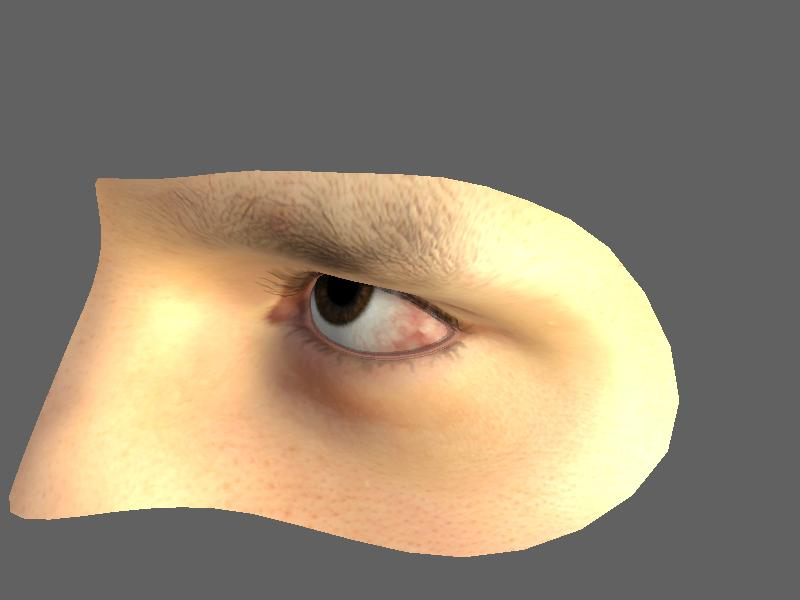
#> input picture 1.jpg, 800 x 600 px, given in place of the camera
$ python distance.py
#> lines starting #> are read from the running program, lines starting #| are printed output that depends on the picture; after the words box and inside, x2 and y2 are one past the last pixel; in counts of white or black regions, pixels touching at a corner belong together
import cv2
import numpy as np

win_width = 960
win_height = 600
mid_width = int(win_width / 2)
mid_height = int(win_height / 2)

foc = 2810.0
real_wid = 11.69
font = cv2.FONT_HERSHEY_SIMPLEX
w_ok = 1

capture = cv2.VideoCapture(0)
capture.set(3, win_width)
capture.set(4, win_height)

while(True):
    ret, frame = capture.read()
#> frame is the input picture: shape (600, 800, 3); mean B, G, R 114.1, 134.8, 149.2
    # frame = cv2.flip(frame, 1)
    if ret == False:
        break

    gray = cv2.cvtColor(frame, cv2.COLOR_BGR2GRAY)
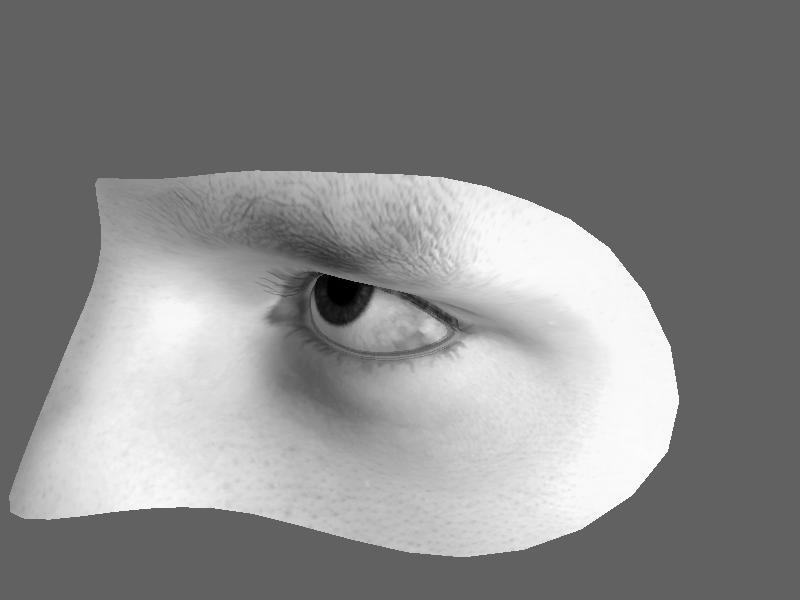
#> gray: shape (600, 800); min 0, max 253, mean 136.8
    gray = cv2.GaussianBlur(gray, (5, 5), 0)
    ret, binary = cv2.threshold(gray, 127, 255, 0)
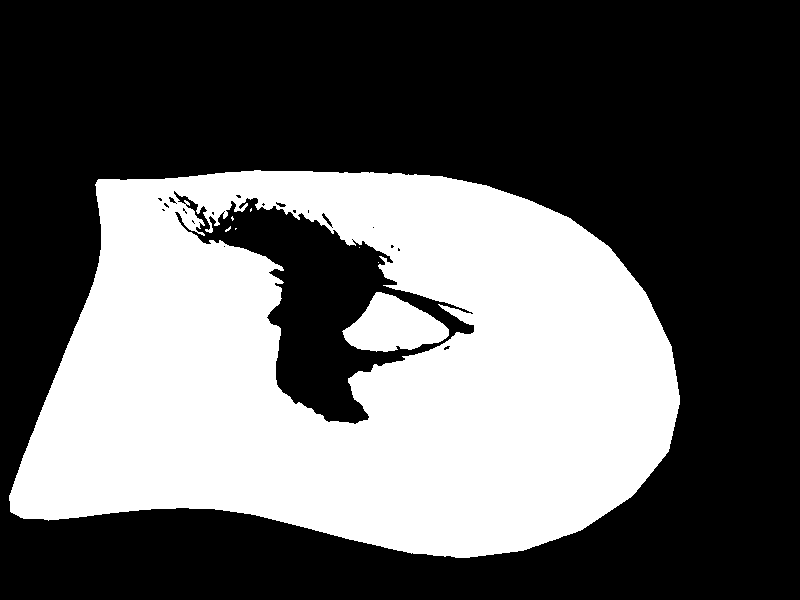
#> binary: shape (600, 800); 37.7% white; 8 white regions (6 under 20 px), largest, box (x1, y1, x2, y2) and area: (9, 170, 680, 558) 176862, (342, 292, 449, 352) 3980
    kernel = cv2.getStructuringElement(cv2.MORPH_RECT,(3, 3))
    binary = cv2.dilate(binary, kernel, iterations=2) # 形态学膨胀
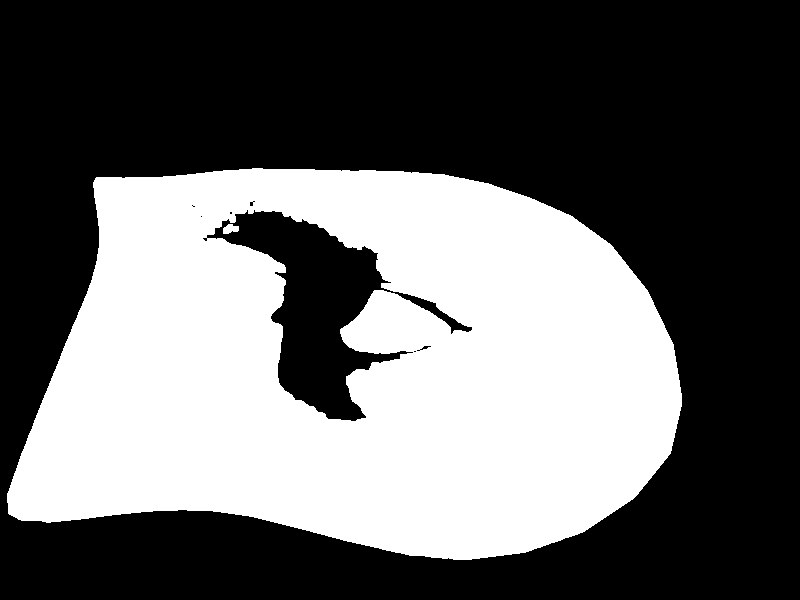
#> binary: shape (600, 800); 39.5% white; 2 white regions
    contours, hierarchy = cv2.findContours(binary, cv2.RETR_TREE, cv2.CHAIN_APPROX_SIMPLE)
#> contours = 13 contours, 9 with area under 20; largest, box (x1, y1, x2, y2) and area: (7, 168, 682, 560) 206058, (206, 209, 473, 422) 17996, (223, 224, 239, 234) 94, (419, 345, 432, 351) 31
    # cv2.drawContours(frame, contours, -1, (0, 255, 0), 2)
    for c in contours:
        if cv2.contourArea(c) < 2000: # 对于矩形区域，只显示大于给定阈值的轮廓，所以一些微小的变化不会显示。对于光照不变和噪声低的摄像头可不设定轮廓最小尺寸的阈值
            continue

        x, y, w, h = cv2.boundingRect(c) # 该函数计算矩形的边界框

        if x > mid_width or y > mid_height:
            continue
        if (x + w) < mid_width or (y + h) < mid_height:
            continue
        if h > w:
            continue
        if x == 0 or y == 0:
            continue
        if x == win_width or y == win_height:
            continue

        w_ok = w
        cv2.rectangle(frame, (x + 1, y + 1), (x + w_ok - 1, y + h - 1), (0, 255, 0), 2)
#> this loop made 13 passes
#> c on passes 6, 11: [[200, 216], [201, 215], [202, 216], [201, 217]], [[191, 205], [192, 204], [193, 205], [192, 206]]
#> (x, y, w, h, w_ok) on pass 1: (7, 168, 675, 392, 675)
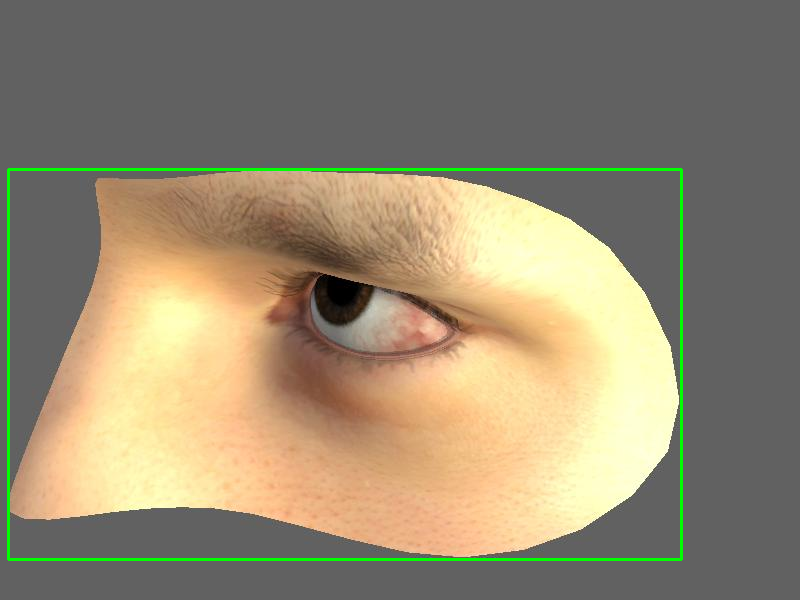
#> frame: shape (600, 800, 3); 1.33% of pixels changed, all inside (x1, y1, x2, y2) = (7, 168, 683, 561)

    dis_inch = (real_wid * foc) / (w_ok - 2)
#> dis_inch = 48.81
    dis_cm = dis_inch * 2.54
#> dis_cm = 124
    # os.system("cls")
    # print("Distance : ", dis_cm, "cm")
    frame = cv2.putText(frame, "%.2fcm" % (dis_cm), (5, 25), font, 0.8, (0, 255, 0), 2)
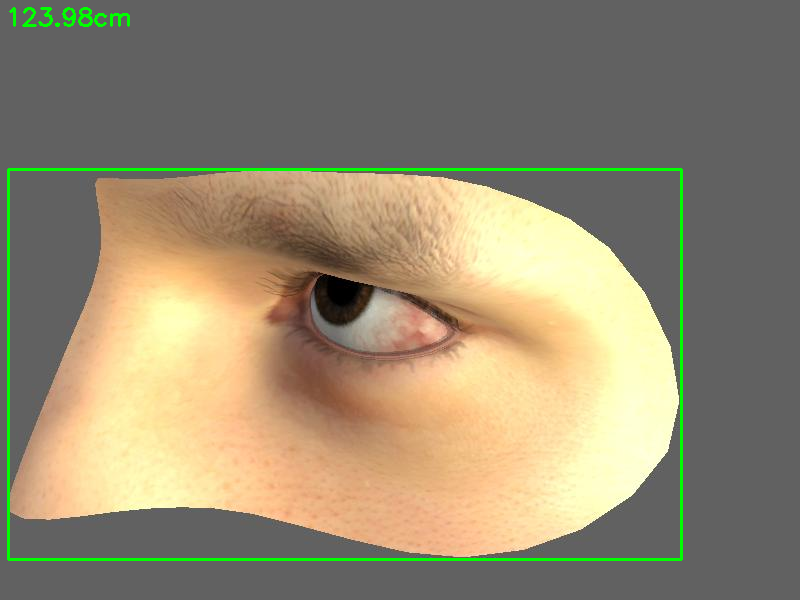
#> frame: shape (600, 800, 3); 0.19% of pixels changed, all inside (x1, y1, x2, y2) = (9, 7, 130, 27)
    frame = cv2.putText(frame, "+", (mid_width, mid_height), font, 1.0, (0, 255, 0), 2)
#> frame: shape (600, 800, 3); 0.02% of pixels changed, all inside (x1, y1, x2, y2) = (483, 281, 504, 302)

    cv2.namedWindow('res', 0)
    cv2.namedWindow('gray', 0)
    cv2.resizeWindow('res', win_width, win_height)
    cv2.resizeWindow('gray', win_width, win_height)
    cv2.imshow('res', frame)
    cv2.imshow('gray', binary)

    c = cv2.waitKey(40)
#> (key Esc is pressed here)
    if c ==27:
        break

cv2.destroyAllWindows()

$ run again, on 2.jpg
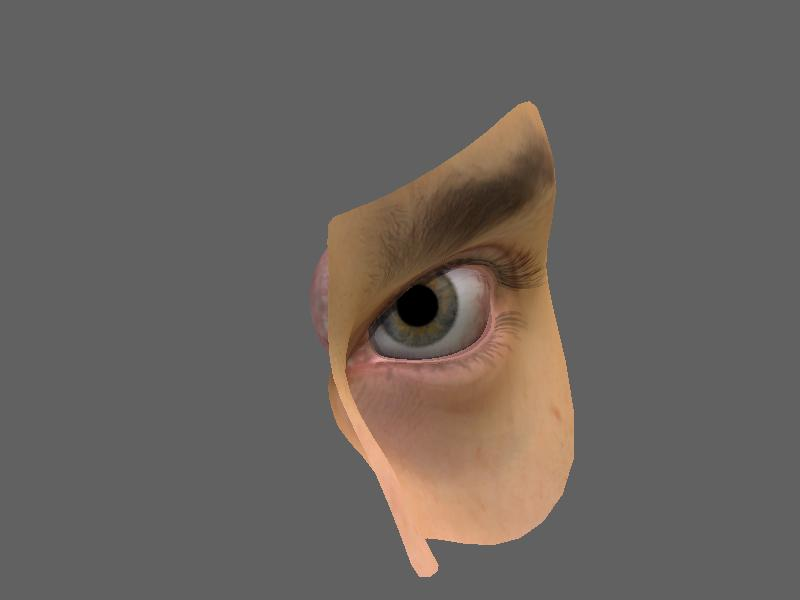
#> input picture 2.jpg, 800 x 600 px, given in place of the camera
#> frame is the input picture: shape (600, 800, 3); mean B, G, R 94.7, 99.4, 105.7
#> `binary = cv2.dilate(binary, kernel, iterations=2)`:
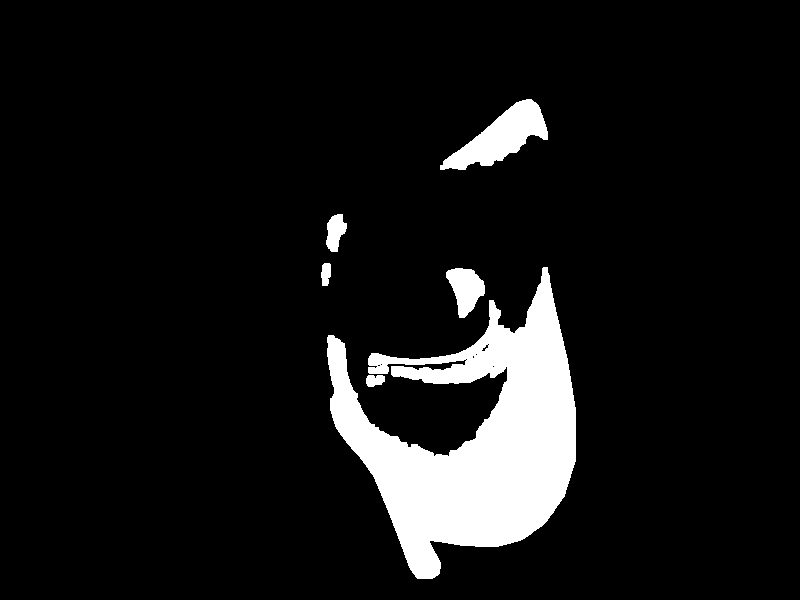
#> binary: shape (600, 800); 8.5% white; 6 white regions
#> contours = 14 contours, 7 with area under 20; largest, box (x1, y1, x2, y2) and area: (327, 267, 576, 579) 34736, (440, 99, 548, 170) 3241, (446, 268, 485, 318) 1133, (326, 214, 347, 252) 482, (321, 263, 331, 286) 160, (366, 375, 385, 387) 158, (481, 344, 489, 352) 24
#> the loop `for c in contours:` made 14 passes
#> c on passes 4, 6, 7, 9, 11: [[492, 366], [493, 365], [494, 366], [493, 367]], [[380, 364], [381, 363], [382, 364], [381, 365]], [[465, 359], [466, 358], [467, 359], [466, 360]], [[475, 354], [476, 353], [477, 354], [476, 355]], [[487, 344], [488, 343], [489, 344], [488, 345]]
#> `frame = cv2.putText(frame, "%.2fcm" % (dis_cm), (5, 25), font, 0.8, (0..`:
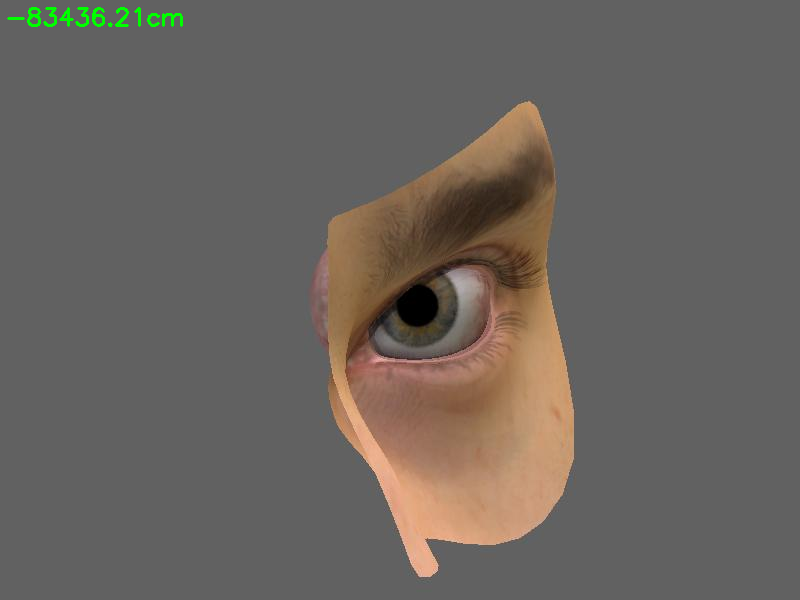
#> frame: shape (600, 800, 3); 0.25% of pixels changed, all inside (x1, y1, x2, y2) = (7, 7, 183, 27)
